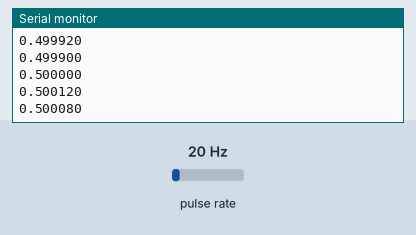
Bench run of a sketch on a simulated Arduino Uno, built with avr-gcc and run on an emulated ATmega328P. On the bench: the last lines printed to the serial monitor. Wiring (inferred from the names in the program): pulse sensor: data pin 2. The inputs (shaded band) are chosen by the test bench; at power-on: pulse rate 20 Hz.

Above: at 1.3 s.
1.4 s: pulse rate (sensor on pin 2) set to 4 Hz
At 1.8 s:
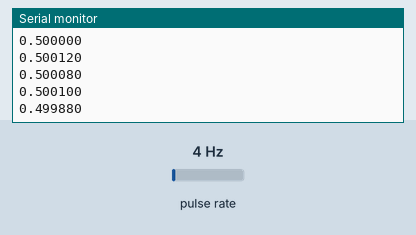
2.9 s: pulse rate (sensor on pin 2) set to 50 Hz
At 3.6 s:
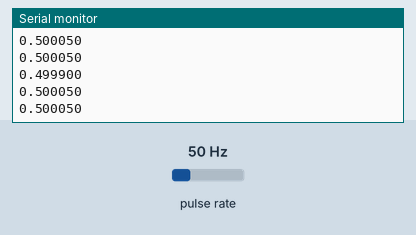
Timing chart, 0 to 5.9 s (numbered marks = the images above; inputs shaded):
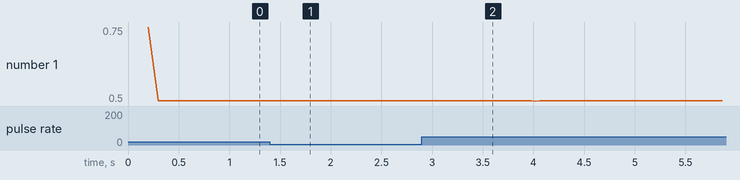

Measured:
- after the input at 2.9 s, the serial monitor: prints a new line at once (image 2)
- plotted number 1: 0.5 → 0.5 after the input at 1.4 s, 0.5 → 0.5 after the input at 2.9 s

The sketch:

geiger_rng_uniform.ino
```cpp
// geiger_rng_uniform.ino
// Michael Morrissey
// 12 March 2023
// part of a light-hearted project to use a DIY Geiger counter kit to
// make a hardware random number generator
// https://github.com/mbmorrissey/hardware_rng

// interrupt pin
#define geigerPin 2

byte p=0;     // has a new pulse happened
byte n = 0;   // number of pulses accumulated toward triplets
long a;       // time of twice-previous, previous, and most recent pulses
long b;
long c;
long t;       // current time variable
float r;      // uniform random number

void setup() {
  Serial.begin(9600);
  delay(100);
  attachInterrupt(digitalPinToInterrupt(geigerPin),record_pulse, RISING);
}

void loop() {

  // if an interrupt has occurred, record the time and shift previous times
  if(p==1){
    t=micros();

    a = b;
    b = c;
    c = t;
    n++;
    p=0;
  }

  // every other pulse, we can use the triplet of the there previous times
  // to calculate an independent approximately uniform random number
  if(n>1){
    r = ((float)(b-a))/((float)(c-a));

    // print to serial with reasonable precision
    Serial.println(r,6);
    n=0;
  }

}

void record_pulse(){
  p++;
}
```
